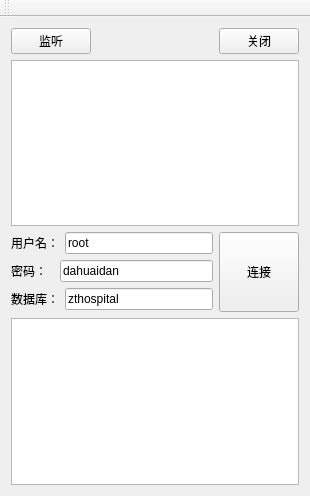
<?xml version="1.0" encoding="UTF-8"?>
<ui version="4.0">
 <class>MainWindow</class>
 <widget class="QMainWindow" name="MainWindow">
  <property name="geometry">
   <rect>
    <x>0</x>
    <y>0</y>
    <width>310</width>
    <height>496</height>
   </rect>
  </property>
  <property name="windowTitle">
   <string>MainWindow</string>
  </property>
  <widget class="QWidget" name="centralWidget">
   <layout class="QVBoxLayout" name="verticalLayout_2">
    <item>
     <layout class="QHBoxLayout" name="horizontalLayout">
      <item>
       <widget class="QPushButton" name="listen_BT">
        <property name="text">
         <string>监听</string>
        </property>
       </widget>
      </item>
      <item>
       <spacer name="horizontalSpacer">
        <property name="orientation">
         <enum>Qt::Horizontal</enum>
        </property>
        <property name="sizeHint" stdset="0">
         <size>
          <width>40</width>
          <height>20</height>
         </size>
        </property>
       </spacer>
      </item>
      <item>
       <widget class="QPushButton" name="close_BT">
        <property name="text">
         <string>关闭</string>
        </property>
       </widget>
      </item>
     </layout>
    </item>
    <item>
     <widget class="QTextEdit" name="info_Text"/>
    </item>
    <item>
     <layout class="QHBoxLayout" name="horizontalLayout_5">
      <item>
       <layout class="QVBoxLayout" name="verticalLayout">
        <item>
         <layout class="QHBoxLayout" name="horizontalLayout_2">
          <item>
           <widget class="QLabel" name="label">
            <property name="text">
             <string>用户名：</string>
            </property>
           </widget>
          </item>
          <item>
           <widget class="QLineEdit" name="user_LE">
            <property name="text">
             <string>root</string>
            </property>
           </widget>
          </item>
         </layout>
        </item>
        <item>
         <layout class="QHBoxLayout" name="horizontalLayout_3">
          <item>
           <widget class="QLabel" name="label_2">
            <property name="text">
             <string>密码：  </string>
            </property>
           </widget>
          </item>
          <item>
           <widget class="QLineEdit" name="password_LE">
            <property name="text">
             <string>dahuaidan</string>
            </property>
           </widget>
          </item>
         </layout>
        </item>
        <item>
         <layout class="QHBoxLayout" name="horizontalLayout_4">
          <item>
           <widget class="QLabel" name="label_3">
            <property name="text">
             <string>数据库：</string>
            </property>
           </widget>
          </item>
          <item>
           <widget class="QLineEdit" name="dbname_LE">
            <property name="text">
             <string>zthospital</string>
            </property>
           </widget>
          </item>
         </layout>
        </item>
       </layout>
      </item>
      <item>
       <widget class="QPushButton" name="connect_BT">
        <property name="minimumSize">
         <size>
          <width>75</width>
          <height>80</height>
         </size>
        </property>
        <property name="text">
         <string>连接</string>
        </property>
       </widget>
      </item>
     </layout>
    </item>
    <item>
     <widget class="QTableView" name="model_VIEW"/>
    </item>
   </layout>
  </widget>
  <widget class="QToolBar" name="mainToolBar">
   <attribute name="toolBarArea">
    <enum>TopToolBarArea</enum>
   </attribute>
   <attribute name="toolBarBreak">
    <bool>false</bool>
   </attribute>
  </widget>
 </widget>
 <layoutdefault spacing="6" margin="11"/>
 <resources/>
 <connections/>
</ui>
